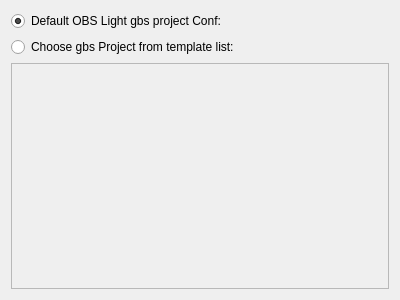
<?xml version="1.0" encoding="UTF-8"?>
<ui version="4.0">
 <class>WizardPage</class>
 <widget class="QWizardPage" name="WizardPage">
  <property name="geometry">
   <rect>
    <x>0</x>
    <y>0</y>
    <width>400</width>
    <height>300</height>
   </rect>
  </property>
  <property name="windowTitle">
   <string>WizardPage</string>
  </property>
  <property name="locale">
   <locale language="English" country="UnitedStates"/>
  </property>
  <property name="title">
   <string>Local Project configuration</string>
  </property>
  <property name="subTitle">
   <string>You can configure a new local project or choose on from a template list.</string>
  </property>
  <attribute name="pageId">
   <string notr="true">1</string>
  </attribute>
  <layout class="QGridLayout" name="gridLayout">
   <item row="0" column="0">
    <widget class="QRadioButton" name="chooseObslightDefaultButton">
     <property name="text">
      <string>Default OBS Light gbs project Conf:</string>
     </property>
     <property name="checked">
      <bool>true</bool>
     </property>
    </widget>
   </item>
   <item row="1" column="0" colspan="2">
    <widget class="QRadioButton" name="chooseNewLocalProjectButton">
     <property name="text">
      <string>Choose gbs Project from template list:</string>
     </property>
    </widget>
   </item>
   <item row="2" column="0" colspan="2">
    <widget class="QListWidget" name="LocalProjectListWidget">
     <property name="enabled">
      <bool>false</bool>
     </property>
    </widget>
   </item>
   <item row="0" column="1">
    <widget class="QLabel" name="projectTemplateConfLabel">
     <property name="text">
      <string/>
     </property>
    </widget>
   </item>
  </layout>
 </widget>
 <resources/>
 <connections>
  <connection>
   <sender>chooseNewLocalProjectButton</sender>
   <signal>toggled(bool)</signal>
   <receiver>LocalProjectListWidget</receiver>
   <slot>setEnabled(bool)</slot>
   <hints>
    <hint type="sourcelabel">
     <x>199</x>
     <y>39</y>
    </hint>
    <hint type="destinationlabel">
     <x>199</x>
     <y>174</y>
    </hint>
   </hints>
  </connection>
 </connections>
</ui>
